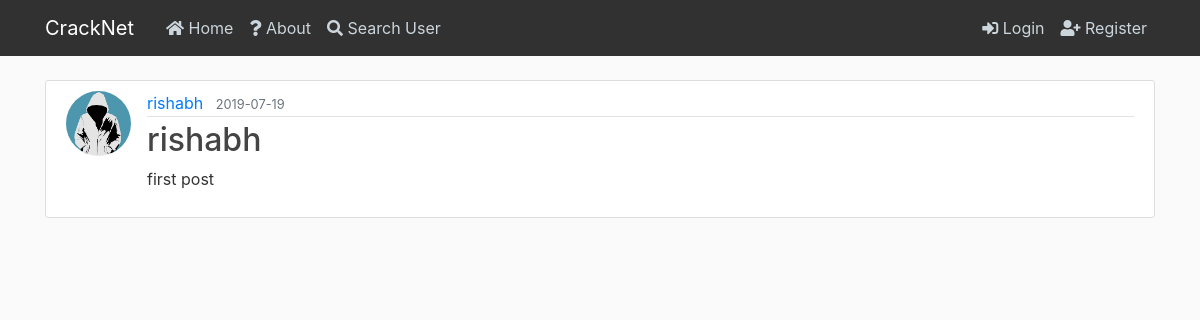
The page /post/2 on the database as committed earlier.
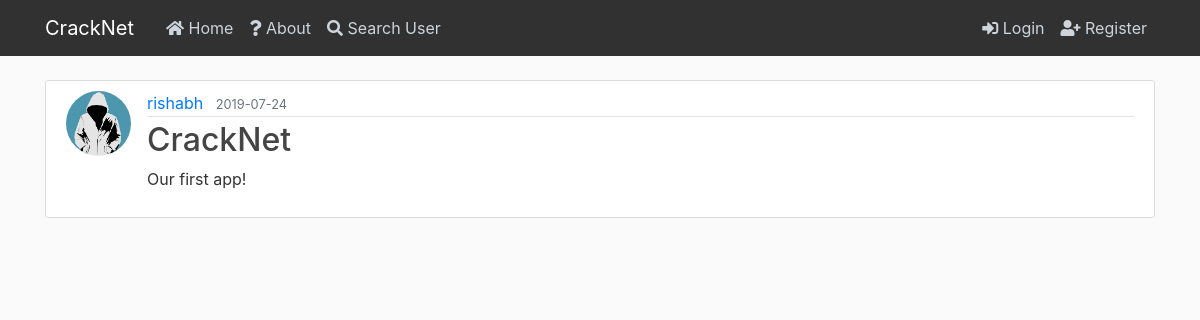
The same page on the database as committed later.
### flaskblog/models.py (models this page shows, shortened)
class User(db.Model, UserMixin):
    id = db.Column(db.Integer, primary_key=True)
    username = db.Column(db.String(20), unique=True, nullable=False)
    email = db.Column(db.String(120), unique=True, nullable=False)
    image_file = db.Column(db.String(20), nullable=False, default='default.jpg')
    connections=db.Column(db.Integer, nullable=False, default=0)
    connected_users=db.Column(db.String(100000), default="")
    password = db.Column(db.String(60), nullable=False)
    posts = db.relationship('Post', backref='author', lazy=True)
    comments = db.relationship('Comment', backref='author', lazy=True)

class Post(db.Model):
    id = db.Column(db.Integer, primary_key=True)
    title = db.Column(db.String(100), nullable=False)
    date_posted = db.Column(db.DateTime, nullable=False, default=datetime.utcnow)
    content = db.Column(db.Text, nullable=False)
    likes = db.Column(db.Integer, nullable=False, default=0)
    liked_users = db.Column(db.String(100000),default="")
    user_id = db.Column(db.Integer, db.ForeignKey('user.id'), nullable=False)
    comments = db.relationship('Comment', backref='post', lazy=True)

### flaskblog/routes.py (the view)
@app.route("/post/<int:post_id>")
def post(post_id):
    post = Post.query.get_or_404(post_id)
    return render_template('post.html', title=post.title, post=post)

### flaskblog/templates/post.html (shortened to what this page needs)
{% extends "layout.html" %}
{% block content %}
  <article class="media content-section">
    <img class="rounded-circle article-img" src="{{ url_for('static', filename='profile_pics/' + post.author.image_file) }}">
    <div class="media-body">
      <div class="article-metadata">
        {% if current_user.username != post.author.username %}
          <a class="mr-2" href="{{ url_for('profile', username=post.author.username) }}">{{ post.author.username }}</a>
        {% else %}
          <a class="mr-2" href="{{ url_for('account') }}">{{ post.author.username }}</a>
        {% endif %}
        <small class="text-muted">{{ post.date_posted.strftime('%Y-%m-%d') }}</small>
      </div>
      <h2 class="article-title">{{ post.title }}</h2>
      <p class="article-content">{{ post.content }}</p>
    </div>
  </article>
{% endblock content %}

Rows that differ between the two databases and show on the page:
changed Post: date_posted "2019-07-19" → "2019-07-24"; title "rishabh" → "CrackNet"; content "first post" → "Our first app!"
